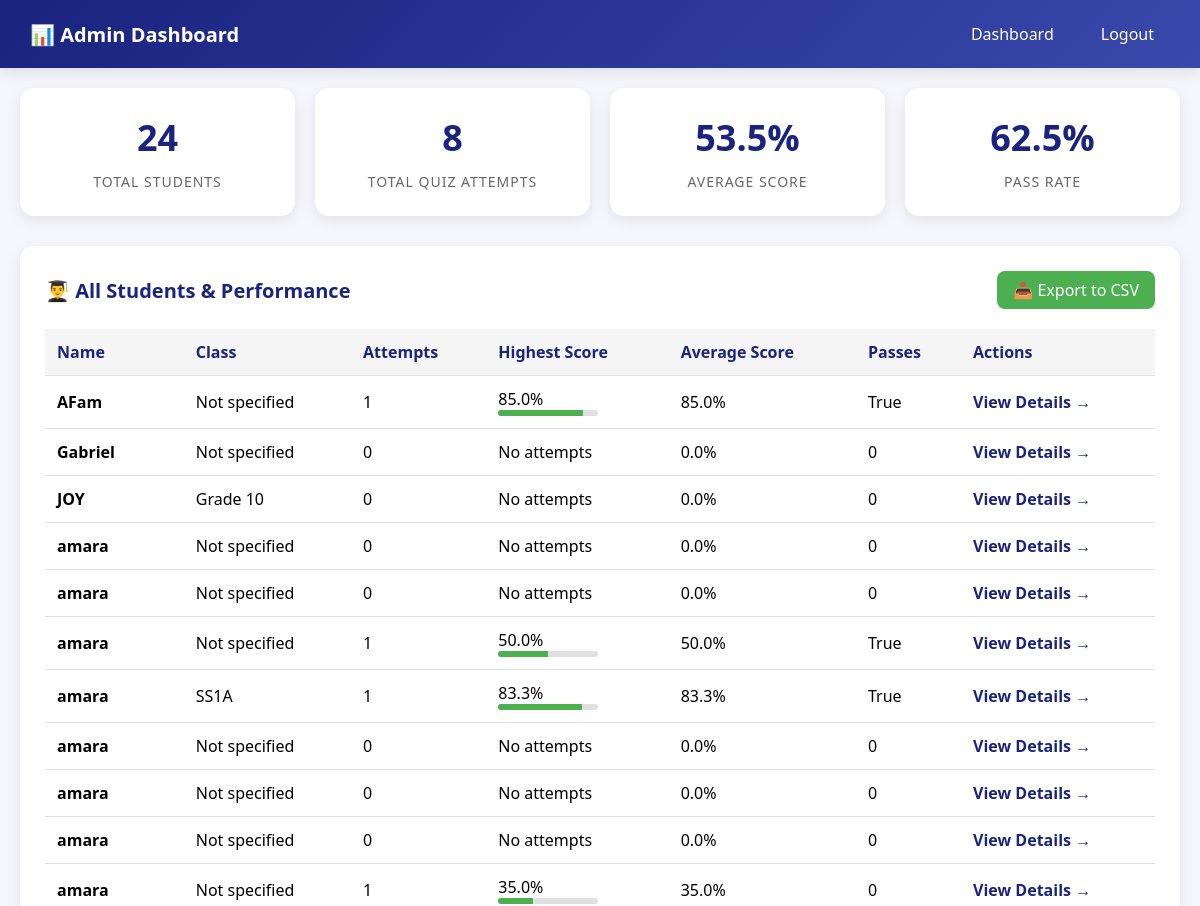
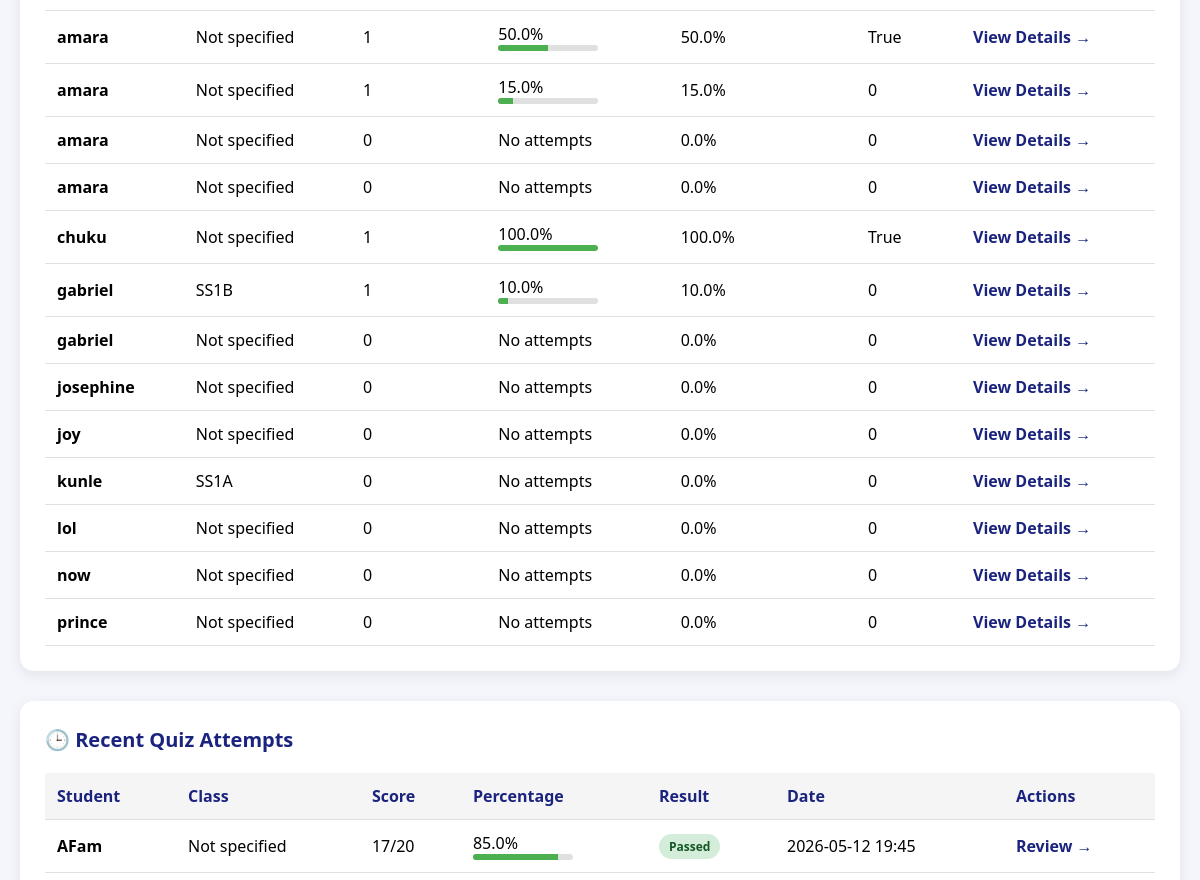
Before: /admin/dashboard (signed in, upper part) with the older database file (2 pictures, top to bottom).
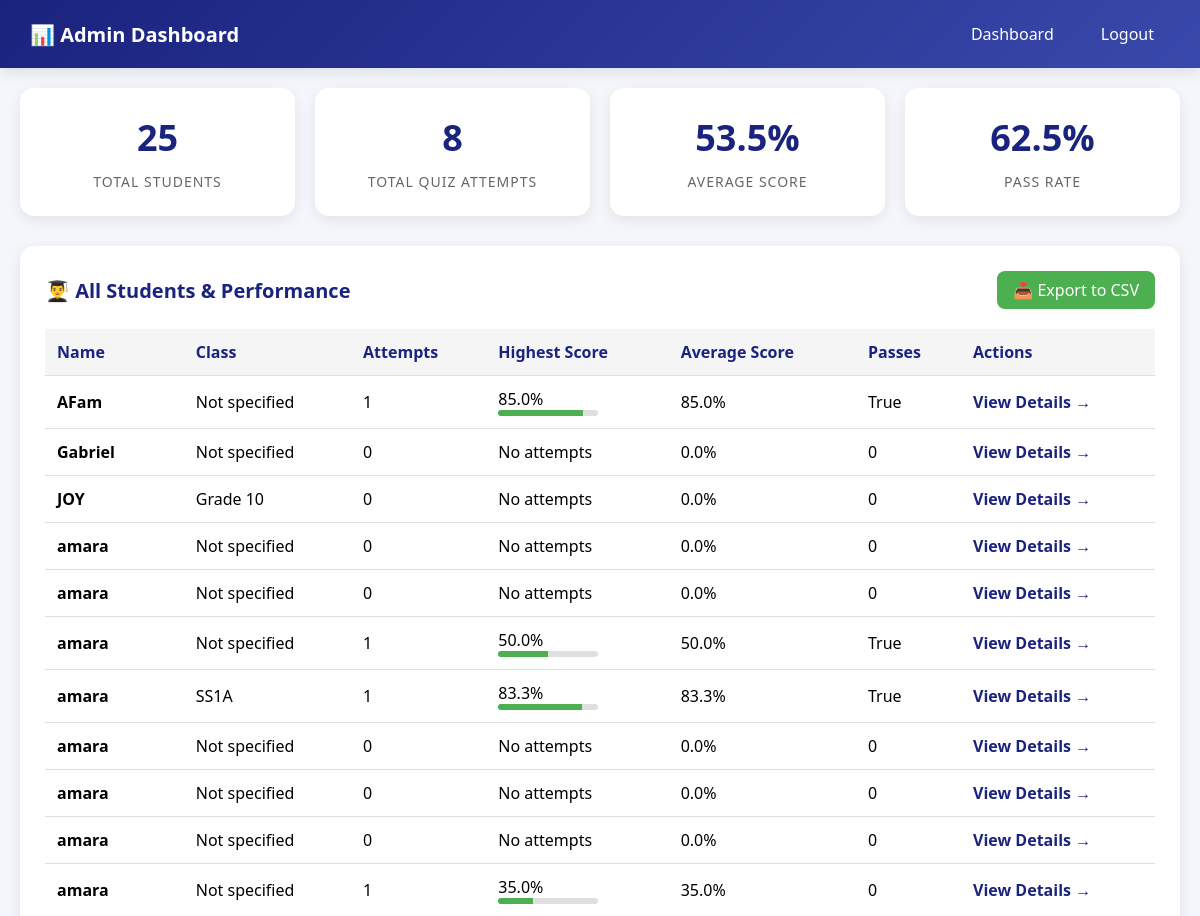
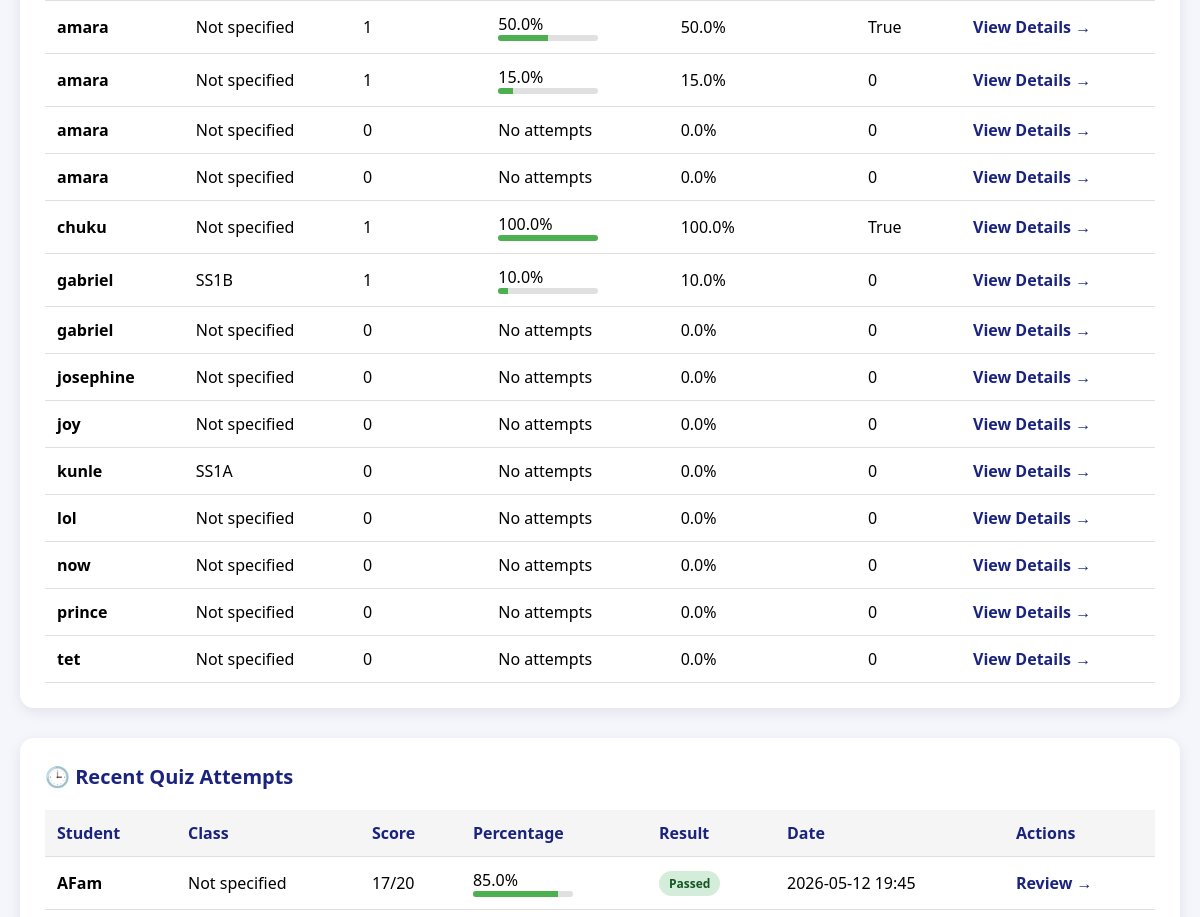
After: the same page with the newer database file (2 pictures, top to bottom).
### models.py (models this page shows)
class Student(db.Model):
    __tablename__ = "students"
    id         = db.Column(db.Integer, primary_key=True)
    name       = db.Column(db.String(100), nullable=False)
    class_name = db.Column(db.String(50))     # e.g. "SS2A"
    created_at = db.Column(db.DateTime, default=datetime.utcnow)
    attempts   = db.relationship("Attempt", backref="student")

class Attempt(db.Model):
    __tablename__ = "attempts"
    id          = db.Column(db.Integer, primary_key=True)
    student_id  = db.Column(db.Integer, db.ForeignKey("students.id"))
    score       = db.Column(db.Integer, default=0)
    total       = db.Column(db.Integer)
    percentage  = db.Column(db.Float)
    passed      = db.Column(db.Boolean, default=False)
    started_at  = db.Column(db.DateTime, default=datetime.utcnow)
    finished_at = db.Column(db.DateTime)
    details     = db.relationship("AttemptDetail", backref="attempt")

### app.py (the view)
@app.route("/admin/dashboard")
def admin_dashboard():
    if "admin_id" not in session:
        return redirect(url_for("admin_login"))
    students = db.session.query(
        Student.id,
        Student.name,
        Student.class_name,
        db.func.count(Attempt.id).label("total_attempts"),
        db.func.max(Attempt.percentage).label("highest_score"),
        db.func.avg(Attempt.percentage).label("average_score"),
        db.func.sum(Attempt.passed).label("passed_count")
    ).outerjoin(Attempt).group_by(Student.id).order_by(Student.name).all()
    recent_attempts = db.session.query(
        Attempt.id,
        Attempt.score,
        Attempt.percentage,
        Attempt.passed,
        Attempt.finished_at,
        Student.name,
        Student.class_name
    ).join(Student).order_by(Attempt.finished_at.desc()).limit(20).all()
    total_students = db.session.query(db.func.count(Student.id)).scalar() or 0
    total_attempts = db.session.query(db.func.count(Attempt.id)).scalar() or 0
    avg_score = db.session.query(db.func.avg(Attempt.percentage)).scalar() or 0
    pass_rate_query = db.session.query(
        (db.func.sum(Attempt.passed).cast(db.Float) / db.func.count(Attempt.id) * 100)
    ).scalar()
    pass_rate = pass_rate_query if pass_rate_query else 0
    stats = {
        "total_students": total_students,
        "total_attempts": total_attempts,
        "avg_score": avg_score,
        "pass_rate": pass_rate
    }
    return render_template(
        "admin_dashboard.html",
        students=students,
        recent_attempts=recent_attempts,
        stats=stats
    )

### templates/admin_dashboard.html (shortened to what this page needs)
<!DOCTYPE html>
<html lang="en">
<head>
</head>
<body>
    <div class="navbar">
        <h2>📊 Admin Dashboard</h2>
        <div class="nav-links">
            <a href="{{ url_for('admin_dashboard') }}">Dashboard</a>
            <a href="{{ url_for('admin_logout') }}">Logout</a>
        </div>
    </div>
    <div class="container">
        <div class="stats-grid">
            <div class="stat-card">
                <div class="stat-value">{{ stats.total_students }}</div>
                <div class="stat-label">Total Students</div>
            </div>
            <div class="stat-card">
                <div class="stat-value">{{ stats.total_attempts }}</div>
                <div class="stat-label">Total Quiz Attempts</div>
            </div>
            <div class="stat-card">
                <div class="stat-value">{{ "%.1f"|format(stats.avg_score) }}%</div>
                <div class="stat-label">Average Score</div>
            </div>
            <div class="stat-card">
                <div class="stat-value">{{ "%.1f"|format(stats.pass_rate) }}%</div>
                <div class="stat-label">Pass Rate</div>
            </div>
        </div>
        <div class="section">
            <div class="section-header">
                <h3>👨‍🎓 All Students & Performance</h3>
                <a href="{{ url_for('admin_export_results') }}" class="export-btn">📥 Export to CSV</a>
            </div>
            <div class="table-wrapper">
                <table>
                    <thead>
                        <tr>
                            <th>Name</th>
                            <th>Class</th>
                            <th>Attempts</th>
                            <th>Highest Score</th>
                            <th>Average Score</th>
                            <th>Passes</th>
                            <th>Actions</th>
                        </tr>
                    </thead>
                    <tbody>
                        {% for student in students %}
                        <tr>
                            <td><strong>{{ student.name }}</strong></td>
                            <td>{{ student.class_name or 'Not specified' }}</td>
                            <td>{{ student.total_attempts }}</td>
                            <td>
                                {% if student.highest_score %}
                                    {{ "%.1f"|format(student.highest_score) }}%
                                    <div class="progress-bar">
                                        <div class="progress-fill" style="width: {{ student.highest_score }}%"></div>
                                    </div>
                                {% else %}
                                    No attempts
                                {% endif %}
                            </td>
                            <td>{{ "%.1f"|format(student.average_score or 0) }}%</td>
                            <td>{{ student.passed_count or 0 }}</td>
                            <td>
                                <a href="{{ url_for('admin_student_detail', student_id=student.id) }}" class="view-link">View Details →</a>
                            </td>
                        </tr>
                        {% endfor %}
                    </tbody>
                </table>
            </div>
        </div>
        <div class="section">
            <div class="section-header">
                <h3>🕒 Recent Quiz Attempts</h3>
            </div>
            <div class="table-wrapper">
                <table>
                    <thead>
                        <tr>
                            <th>Student</th>
                            <th>Class</th>
                            <th>Score</th>
                            <th>Percentage</th>
                            <th>Result</th>
                            <th>Date</th>
                            <th>Actions</th>
                        </tr>
                    </thead>
                    <tbody>
                        {% for attempt in recent_attempts %}
                        <tr>
                            <td><strong>{{ attempt.name }}</strong></td>
                            <td>{{ attempt.class_name or 'Not specified' }}</td>
                            <td>{{ attempt.score }}/20</td>
                            <td>
                                {{ attempt.percentage }}%
                                <div class="progress-bar">
                                    <div class="progress-fill" style="width: {{ attempt.percentage }}%"></div>
                                </div>
                            </td>
                            <td>
                                <span class="badge {{ 'badge-pass' if attempt.passed else 'badge-fail' }}">
                                    {{ 'Passed' if attempt.passed else 'Failed' }}
                                </span>
                            </td>
                            <td>{{ attempt.finished_at.strftime('%Y-%m-%d %H:%M') }}</td>
                            <td>
                                <a href="{{ url_for('admin_attempt_detail', attempt_id=attempt.id) }}" class="view-link">Review →</a>
                            </td>
                        </tr>
                        {% endfor %}
                    </tbody>
                </table>
            </div>
        </div>
    </div>
</body>
</html>

### templates/admin_dashboard.html (style rules this page uses)
* { margin: 0; padding: 0; box-sizing: border-box; }
body { font-family: 'Segoe UI', Tahoma, Geneva, Verdana, sans-serif; background: #f4f6fc; }
.navbar { background: linear-gradient(135deg, #1a237e 0%, #3949ab 100%); padding: 15px 30px; display: flex; justify-content: space-between; align-items: center; flex-wrap: wrap; gap: 15px; box-shadow: 0 4px 14px rgba(0,0,0,0.1); }
.navbar h2 { color: white; font-size: 20px; }
.nav-links { display: flex; gap: 15px; }
.nav-links a { color: white; text-decoration: none; padding: 8px 16px; border-radius: 8px; transition: background 0.2s; }
.container { max-width: 1400px; margin: 0 auto; padding: 20px; }
.stats-grid { display: grid; grid-template-columns: repeat(auto-fit, minmax(250px, 1fr)); gap: 20px; margin-bottom: 30px; }
.stat-card { background: white; padding: 25px; border-radius: 14px; box-shadow: 0 4px 14px rgba(0,0,0,0.08); text-align: center; transition: transform 0.2s; }
.stat-value { font-size: 36px; font-weight: bold; color: #1a237e; margin-bottom: 10px; }
.stat-label { color: #666; font-size: 14px; text-transform: uppercase; letter-spacing: 1px; }
.section { background: white; border-radius: 14px; padding: 25px; margin-bottom: 30px; box-shadow: 0 4px 14px rgba(0,0,0,0.08); }
.section-header { display: flex; justify-content: space-between; align-items: center; margin-bottom: 20px; flex-wrap: wrap; gap: 15px; }
.section-header h3 { color: #1a237e; font-size: 20px; }
.export-btn { background: #4CAF50; color: white; padding: 8px 16px; border: none; border-radius: 8px; cursor: pointer; text-decoration: none; display: inline-block; }
.table-wrapper { overflow-x: auto; }
table { width: 100%; border-collapse: collapse; }
th, td { padding: 12px; text-align: left; border-bottom: 1px solid #e0e0e0; }
th { background: #f5f5f5; color: #1a237e; font-weight: 600; }
.badge { padding: 4px 10px; border-radius: 20px; font-size: 12px; font-weight: 600; display: inline-block; }
.badge-pass { background: #d4edda; color: #155724; }
.view-link { color: #1a237e; text-decoration: none; font-weight: 600; }
.progress-bar { width: 100px; height: 6px; background: #e0e0e0; border-radius: 3px; overflow: hidden; }
.progress-fill { height: 100%; background: #4CAF50; transition: width 0.3s; }

Changed rows visible on the page:
added Student: name "tet", class_name "Not specified", total_attempts "0", shows "No attempts", average_score "0.0", passed_count "0"
Other visible differences:
{{ stats.total_students }}: "24" → "25"
